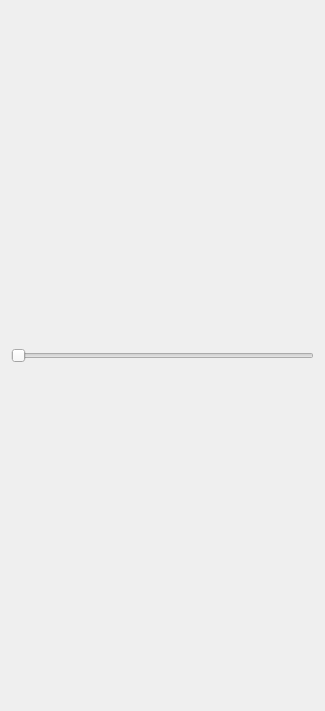
<?xml version="1.0" encoding="UTF-8"?>
<ui version="4.0">
 <class>Widget</class>
 <widget class="QWidget" name="Widget">
  <property name="geometry">
   <rect>
    <x>0</x>
    <y>0</y>
    <width>325</width>
    <height>711</height>
   </rect>
  </property>
  <property name="windowTitle">
   <string>Circle</string>
  </property>
  <layout class="QVBoxLayout" name="verticalLayout">
   <item>
    <layout class="QVBoxLayout" name="layout">
     <item>
      <widget class="QSlider" name="hSlider">
       <property name="orientation">
        <enum>Qt::Horizontal</enum>
       </property>
      </widget>
     </item>
    </layout>
   </item>
  </layout>
 </widget>
 <resources/>
 <connections/>
</ui>
